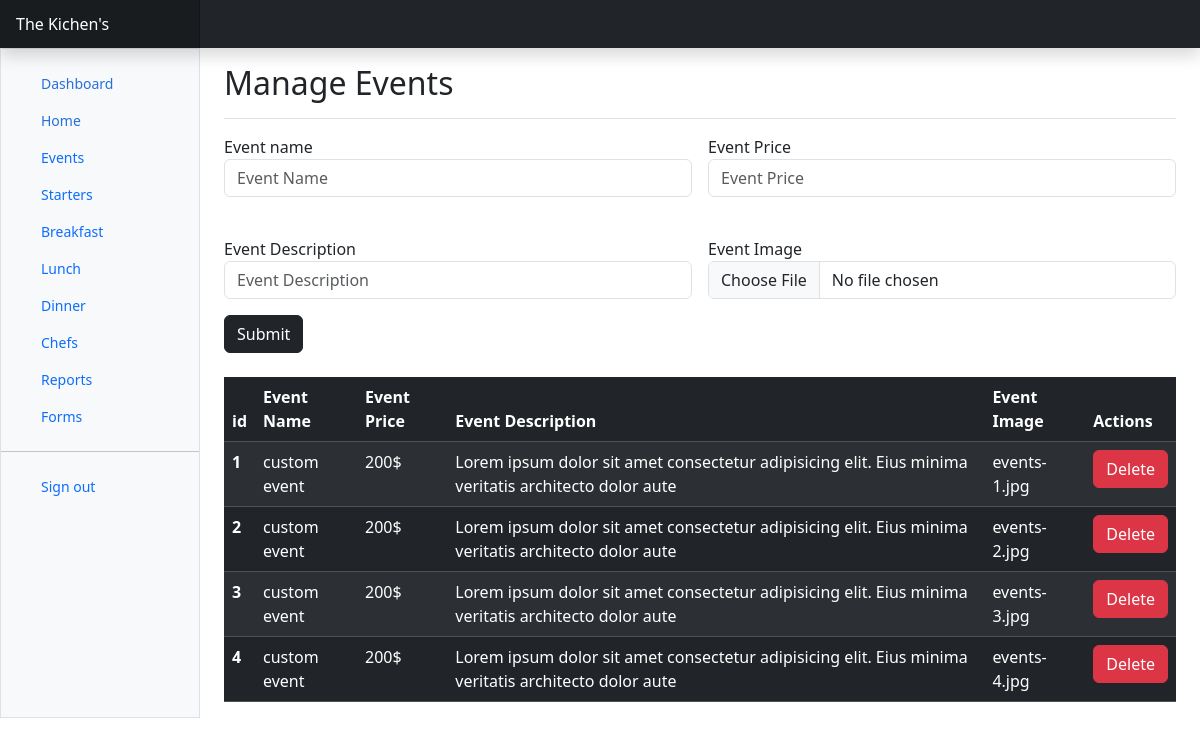
/admin/home_events.php, run on the app's committed database.
### tables this page shows
CREATE TABLE `home_events` (
  `id` int(11) NOT NULL,
  `event_name` varchar(30) NOT NULL,
  `event_price` text NOT NULL,
  `event_desc` varchar(100) NOT NULL,
  `event_image` varchar(300) NOT NULL
);

### admin/home_events.php (the view, shortened to what this page needs)
<?php
include "header.php";
$selqry="select * from home_events";
$selfin=mysqli_query($conn,$selqry);
?>
<div class="container-fluid">
    <div class="row">
        <div class="sidebar border border-right col-md-3 col-lg-2 p-0 bg-body-tertiary">
            <?php include "sidebar.php"?>
        </div>
        <main class="col-md-9 ms-sm-auto col-lg-10 px-md-4">
            <div class="d-flex justify-content-between flex-wrap flex-md-nowrap align-items-center pt-3 pb-2 mb-3 border-bottom">
                <h1 class="h2">Manage Events</h1>
            </div>
            <form method="post" enctype="multipart/form-data">
            <div class="row g-3">
  <div class="col">
    <label for="">Event name</label>
    <input type="text" class="form-control" placeholder="Event Name" aria-label="Event Name" name="ename">
  </div>
  <div class="col">
  <label for="">Event Price</label>
    <input type="text" class="form-control" placeholder="Event Price" aria-label="Event Price" name="eprice">
  </div>
</div>
            <div class="row g-3 mt-4">
            <div class="col">
            <label for="">Event Description</label>
    <input type="text" class="form-control" placeholder="Event Description" aria-label="Event image" name="edesc">
    <button type="submit" name="submit" class="btn btn-dark mt-3">Submit</button>
  </div>
  <div class="col">
  <label for="">Event Image</label>
    <input type="file" class="form-control" placeholder="Event Image" aria-label="Event image" name="uploadfile">
  </div>
</div>
</form>
<table class="table table-striped table-dark mt-4">
  <thead>
    <tr>
      <th scope="col">id</th>
      <th scope="col">Event Name</th>
      <th scope="col">Event Price</th>
      <th scope="col">Event Description</th>
      <th scope="col">Event Image</th>
      <th scope="col">Actions</th>
    </tr>
  </thead>
  <tbody>
    <?php
    $i=1;
    while ($getdata = mysqli_fetch_assoc($selfin)) {
    ?>
    <tr>
      <th scope="row"><?php echo $i;?></th>
      <td><?php echo $getdata['event_name'];?></td>
      <td><?php echo $getdata['event_price'];?></td>
      <td><?php echo $getdata['event_desc'];?></td>
      <td><?php echo $getdata['event_image'];?></td>
      <td>
        <a href="home_events.php?id=<?php echo $getdata['id'];?>" class="btn btn-danger">Delete</a>
      </td>
    </tr>
    <?php $i++; }?>
  </tbody>
</table>
        </main>
    </div>
</div>
</body>
</html>

### data on the page
home_events: event_name "custom event", event_price "200$", event_desc "Lorem ipsum dolor sit amet consectetur adipisicing elit. Eius minima veritatis architecto dolor aute", event_image "events-1.jpg"
home_events: event_name "custom event", event_price "200$", event_desc "Lorem ipsum dolor sit amet consectetur adipisicing elit. Eius minima veritatis architecto dolor aute", event_image "events-2.jpg"
home_events: event_name "custom event", event_price "200$", event_desc "Lorem ipsum dolor sit amet consectetur adipisicing elit. Eius minima veritatis architecto dolor aute", event_image "events-3.jpg"
home_events: event_name "custom event", event_price "200$", event_desc "Lorem ipsum dolor sit amet consectetur adipisicing elit. Eius minima veritatis architecto dolor aute", event_image "events-4.jpg"
